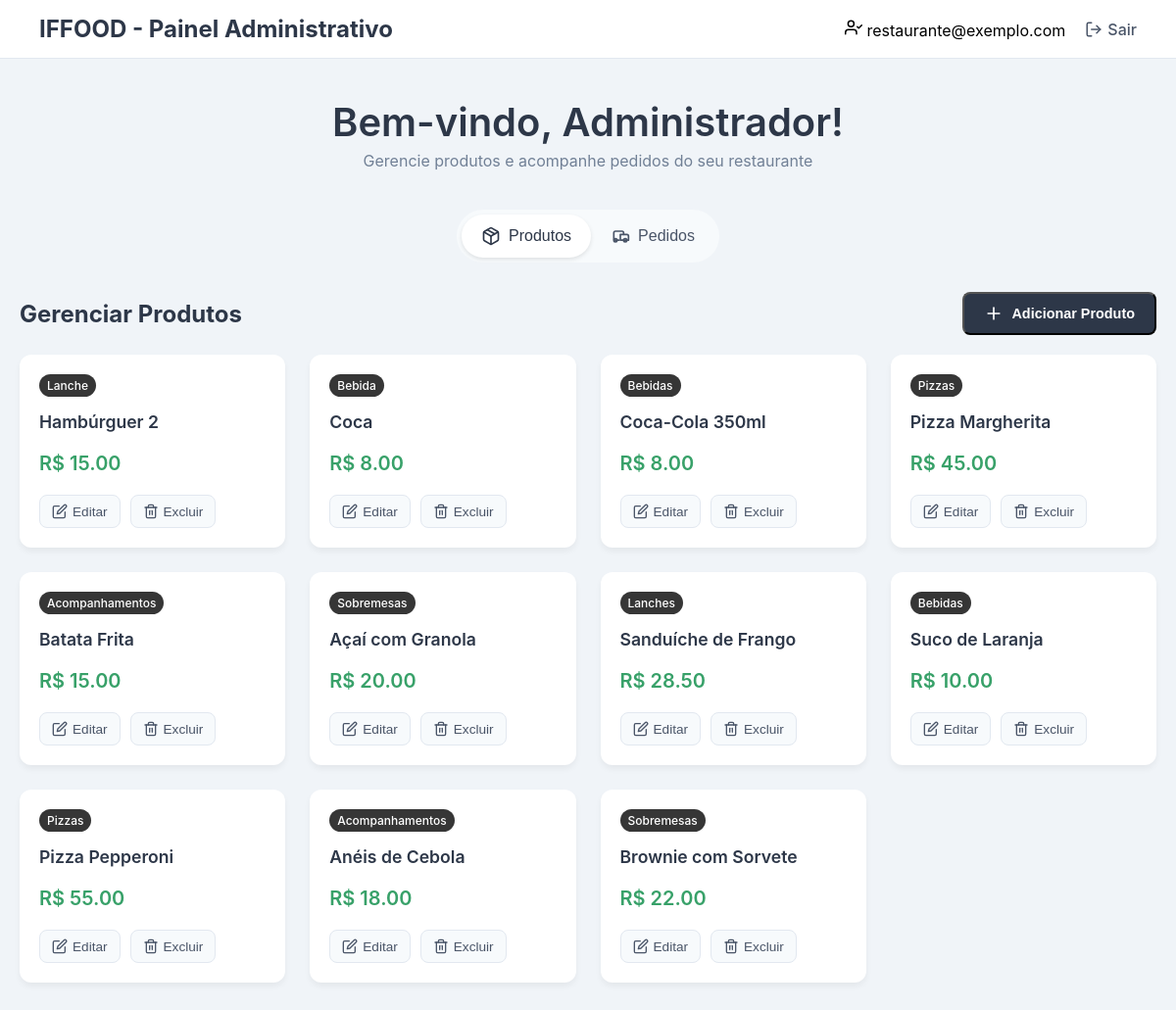
/ (signed in), run on an earlier commit of the app's database.
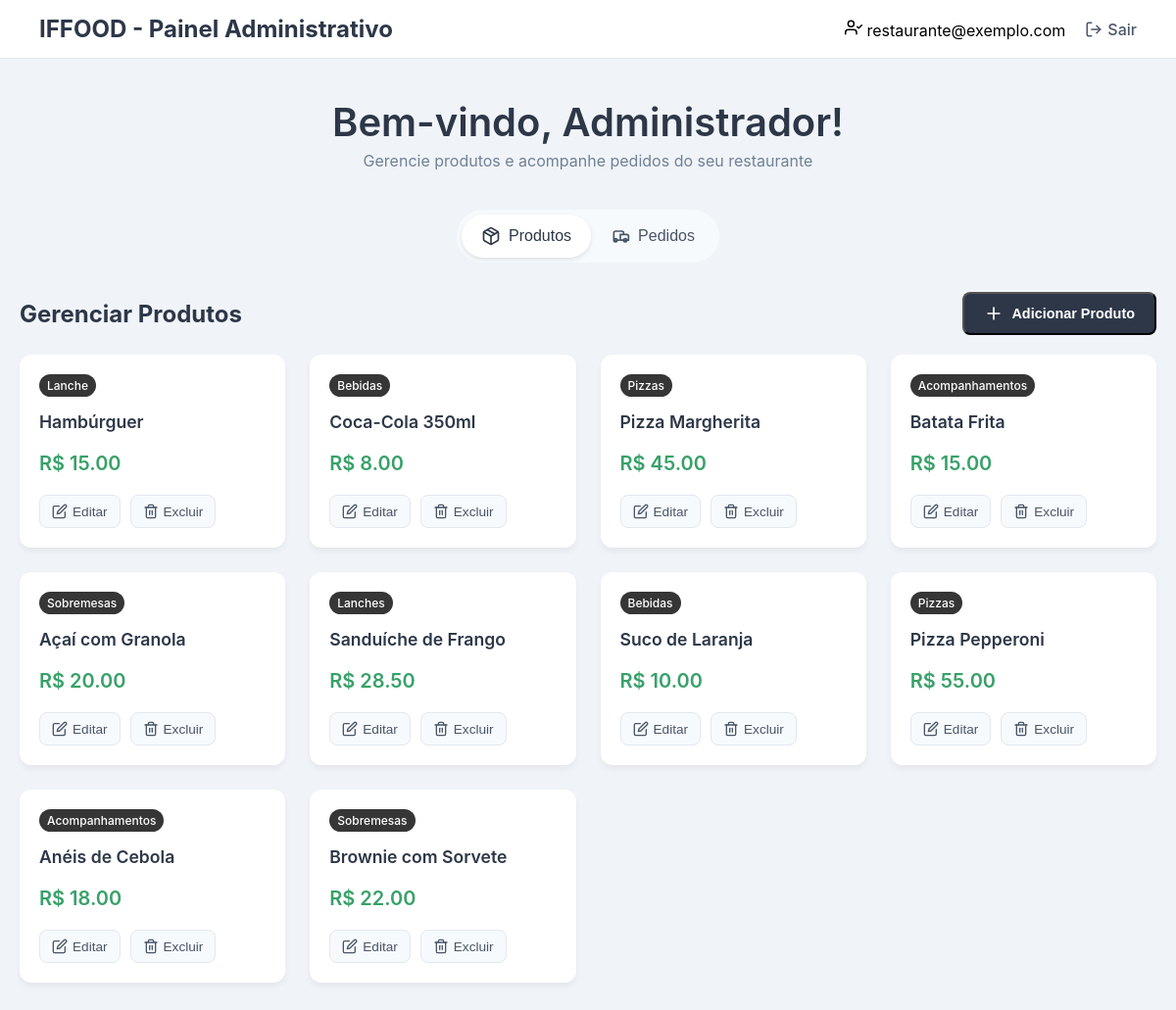
And on a later commit of the database.
### pedidos/models.py (models this page shows, shortened)
class Produto(models.Model):
    nome = models.CharField(max_length=255)
    preco = models.DecimalField(max_digits=10, decimal_places=2)
    categoria = models.CharField(max_length=100)

### pedidos/views.py (the view, shortened to what this page needs)
# urls.py: path('', views.home_view, name='home'),
@login_required
def home_view(request):
    if is_restaurante(request.user):
        produtos = Produto.objects.all()
        pedidos = Pedido.objects.all().order_by('-criado_em')
        context = {
            'produtos': produtos,
            'pedidos': pedidos
        }
        return render(request, 'restaurante/restaurante_home.html', context)
    return redirect('login')

### pedidos/views.py (called while the page is built)
def is_restaurante(user):
    return user.user_type == 'restaurante'

### pedidos/templates/restaurante/restaurante_home.html (shortened to what this page needs)
<!DOCTYPE html>
<html lang="pt-br">
<head>
</head>
<body>
    <header class="header">
        <div class="logo">IFFOOD - Painel Administrativo</div>
        <div class="nav-right">
            <span>
                {{ request.user.username }}
            </span>
            <a href="{% url 'logout' %}">
                Sair
            </a>
        </div>
    </header>
    <div class="container">
        <div class="welcome-section">
            <h1>Bem-vindo, Administrador!</h1>
            <p>Gerencie produtos e acompanhe pedidos do seu restaurante</p>
        </div>
        <div class="tabs-wrapper">
            <div class="tabs">
                <button class="tab-button active" id="produtos-tab">
                    Produtos
                </button>
                <button class="tab-button" id="pedidos-tab">
                    Pedidos
                </button>
            </div>
        </div>
        <div id="produtos-content" class="tab-content active">
            <div class="content-header">
                <h2>Gerenciar Produtos</h2>
                <button id="add-product-btn" class="btn-add-product">
                    <svg xmlns="http://www.w3.org/2000/svg" width="20" height="20" viewBox="0 0 24 24" fill="none" stroke="currentColor" stroke-width="2" stroke-linecap="round" stroke-linejoin="round" class="feather feather-plus"><line x1="12" y1="5" x2="12" y2="19"></line><line x1="5" y1="12" x2="19" y2="12"></line></svg>
                    Adicionar Produto
                </button>
            </div>
            <div class="products-grid" id="products-grid">
                {% for produto in produtos %}
                <div class="product-card" data-id="{{ produto.id }}">
                    <span class="category">{{ produto.categoria }}</span>
                    <h3>{{ produto.nome }}</h3>
                    <p class="price">R$ {{ produto.preco|floatformat:2 }}</p>
                    <div class="actions">
                        <button class="btn edit-btn" data-id="{{ produto.id }}">
                            Editar
                        </button>
                        <button class="btn delete-btn" data-id="{{ produto.id }}">
                            Excluir
                        </button>
                    </div>
                </div>
                {% empty %}
                <p>Nenhum produto cadastrado.</p>
                {% endfor %}
            </div>
        </div>
    </div>
</body>
</html>
</body>
</html>

What changed in the data, as far as the page shows it:
removed Produto: categoria "Bebida", nome "Coca", preco "8.00"
changed Produto "Lanche": nome "Hambúrguer 2" → "Hambúrguer"
